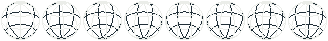
#> input picture packages/StudioSplash/Sources/StudioSplash/Sheets/globe.png, 328 x 41 px
$ python generate.py
#> lines starting #> are read from the running program, lines starting #| are printed output that depends on the picture
# /// script
# requires-python = ">=3.12"
# dependencies = ["pillow==12.0.0"]
# ///
"""Build the studio splash sprite sheets and manifest from their design sources.

Run from anywhere: `uv run packages/StudioSplash/Design/generate.py`.
The globe comes from `globe.aseprite` (exported with the Aseprite CLI); the wordmark and the
loading bars are drawn here. Every sheet uses three colours on transparency, whole pixels only,
and the script refuses to write if a bar moves more than 1 px between frames.
"""

import json
import shutil
import subprocess
import sys
from pathlib import Path

from PIL import Image

DESIGN = Path(__file__).resolve().parent
OUT = DESIGN.parent / "Sources" / "StudioSplash" / "Sheets"
ASEPRITE = shutil.which("aseprite") or "/Applications/Aseprite.app/Contents/MacOS/aseprite"

WHITE = (235, 237, 233, 255)
SLATE = (32, 46, 55, 255)

# Wordmark: WORLD WIDE WEBB in a 5 px capital font, 1 px between letters, 3 px between words.
GLYPHS = {
    "W": ["#...#", "#...#", "#.#.#", "#.#.#", ".#.#."],
    "O": [".##.", "#..#", "#..#", "#..#", ".##."],
    "R": ["###.", "#..#", "###.", "#.#.", "#..#"],
    "L": ["#..", "#..", "#..", "#..", "###"],
    "D": ["###.", "#..#", "#..#", "#..#", "###."],
    "I": ["#", "#", "#", "#", "#"],
    "E": ["###", "#..", "##.", "#..", "###"],
    "B": ["###.", "#..#", "###.", "#..#", "###."],
}

# Bars share one 2 s loop at 50 fps with the wordmark wave, so a fill and its letter hops stay
# in step. The bar is as wide as the wordmark: a 1 px outline around 63 x 3 px inside.
FPS, FRAMES = 50, 100
BAR_W, BAR_H = 65, 5
INSIDE = BAR_W - 2
GROW_FRAMES, HOLD_FRAMES = 80, 10  # fills grow for 1.6 s, stay full for 0.2 s, then clear


def wordmark():
    letters, x = [], 0
    for word in ("WORLD", "WIDE", "WEBB"):
        for ch in word:
            width = len(GLYPHS[ch][0])
            letters.append((ch, x, x + width - 1))
            x += width + 1
        x += 2
    image = Image.new("RGBA", (x - 3, 5))
    for ch, x0, _ in letters:
        for y, row in enumerate(GLYPHS[ch]):
            for i, cell in enumerate(row):
                if cell == "#":
                    image.putpixel((x0 + i, y), WHITE)
    return image, [[x0, x1] for _, x0, x1 in letters]


def stripes(x, r, k):
    return (x - r - k) % 4 < 2


def thin_chevron(x, r, k):
    return (x - (1 - abs(r - 1)) - k) % 4 == 0


def bold_chevron(x, r, k):
    return (x - (1 - abs(r - 1)) - k) % 6 < 2


def scroll(frame, speed):
    return frame * speed // FPS


def fill_length(frame, width):
    if frame >= GROW_FRAMES + HOLD_FRAMES:
        return 0
    return min(width, frame * width // GROW_FRAMES + 1)


def draw_inside(image, frame, pattern, speed, columns):
    k = scroll(frame, speed)
    for x in columns:
        for r in range(3):
            if pattern(x, r, k):
                image.putpixel((1 + x, 1 + r), WHITE)


def bar_variants(letters):
    """Each variant returns (image, leading x or None) for a frame; None means the wave runs on its own."""

    def scrolling(pattern, speed):
        def draw(image, frame):
            draw_inside(image, frame, pattern, speed, range(INSIDE))
            return None

        return draw

    def filling(pattern, edge=False):
        def draw(image, frame):
            n = fill_length(frame, INSIDE)
            draw_inside(image, frame, pattern, 24, range(n))
            growing = 0 < n < INSIDE
            if edge and growing:
                for r in range(3):
                    image.putpixel((n, 1 + r), WHITE)
            return n if growing else None

        return draw

    def line_fill(image, frame):
        n = fill_length(frame, INSIDE - 2)
        for x in range(n):
            image.putpixel((2 + x, 2), WHITE)
        return 1 + n if 0 < n < INSIDE - 2 else None

    def dashes(image, frame):
        k = scroll(frame, 25)
        for x in range(INSIDE - 2):
            if (x - k) % 5 < 3:
                image.putpixel((2 + x, 2), WHITE)
        return None

    # One chevron per letter: 13 chevrons, 3 px wide with 2 px between, fill the inside exactly.
    def chevron_steps(image, frame):
        if frame >= GROW_FRAMES + HOLD_FRAMES:
            return ("letter", None)
        shown = min(len(letters), frame * len(letters) // GROW_FRAMES + 1)
        for i in range(shown):
            for x in range(3):
                for r in range(3):
                    if x - (1 - abs(r - 1)) in (0, 1):
                        image.putpixel((1 + 5 * i + x, 1 + r), WHITE)
        return ("letter", shown - 1 if frame < GROW_FRAMES else None)

    return [
        ("thin-chevrons", "Thin chevrons scrolling right", scrolling(thin_chevron, 24)),
        ("bold-chevrons", "Bold chevrons scrolling right", scrolling(bold_chevron, 24)),
        ("chevron-fill", "Bold chevrons fill to the end, then clear", filling(bold_chevron)),
        ("chevron-fill-edge", "Chevron fill with a solid leading edge", filling(bold_chevron, edge=True)),
        ("chevron-steps", "One chevron appears per letter", chevron_steps),
        ("stripe-fill", "Diagonal stripes fill to the end, then clear", filling(stripes)),
        ("line-fill", "A 1 px line fills to the end, then clears", line_fill),
        ("dashes", "Dashes march right along a 1 px line", dashes),
    ]


def free_wave(frame, count):
    """The wordmark wave when no fill drives it: one letter after another, each up for 120 ms."""
    for i in range(count):
        start = round(i * FPS / 8)
        if start <= frame < start + 6:
            return i
    return -1


def letter_at(x, letters):
    # Bar and wordmark share their left edge, so bar x is wordmark x.
    return next((i for i, (a, b) in enumerate(letters) if a <= x <= b), -1)


def lit(image):
    return {(x, y) for y in range(image.height) for x in range(image.width) if image.getpixel((x, y))[3]}


def inside_columns(image):
    """Lit inside pixels as (column, row), outline excluded."""
    return {(x - 1, y - 1) for x, y in lit(image) if 0 < x < BAR_W - 1 and 0 < y < BAR_H - 1}


def check_bar(name, frames, stepped, gaps=False):
    for frame, image in enumerate(frames):
        if not {image.getpixel(p) for p in lit(image)} <= {WHITE, SLATE}:
            sys.exit(f"{name} frame {frame}: off-palette pixels")
    if stepped:
        return
    for frame in range(FRAMES):
        a, b = inside_columns(frames[frame]), inside_columns(frames[(frame + 1) % FRAMES])
        if not b or b <= a:
            continue  # unchanged, cleared or shrinking back to the start
        front_a = max((x for x, _ in a), default=-1)
        front_b = max(x for x, _ in b)
        # A gappy pattern (chevron-fill) shows its front jumping over the gaps it reveals.
        if not gaps and front_b > front_a + 1 and front_a >= 0 and front_b < INSIDE - 1:
            sys.exit(f"{name} frame {frame}: the fill grows more than 1 px")
        # Everything else must be the previous frame moved by at most 1 px; only the column a
        # pattern scrolls in from and the new front may hold pixels that were not there before.
        start_b = min(x for x, _ in b)
        new = {(x, r) for x, r in b if x not in (start_b, front_b) and not (gaps and x > front_a)}
        if not any(new <= {(x + s, r) for x, r in a} for s in (0, 1)):
            sys.exit(f"{name} frame {frame}: moves more than 1 px")


def main():
    OUT.mkdir(parents=True, exist_ok=True)
    subprocess.run(
        [
            ASEPRITE,
            "-b",
            str(DESIGN / "globe.aseprite"),
            "--sheet",
            str(OUT / "globe.png"),
            "--sheet-type",
            "horizontal",
        ],
        check=True,
        capture_output=True,
    )
#> (this line was passed over: subprocess is not available in this run)
    globe = Image.open(OUT / "globe.png")
#> globe is the input picture: PIL image 328x41 RGBA; mean R, G, B, A 47.9, 49.6, 49.6, 72.1
    if globe.size != (41 * 8, 41):
        sys.exit(f"globe sheet is {globe.size}, expected 328x41")

    word, letters = wordmark()
    word.save(OUT / "wordmark.png")

    variants = bar_variants(letters)
    sheet = Image.new("RGBA", (BAR_W * FRAMES, BAR_H * len(variants)))
#> sheet: PIL image 6500x40 RGBA; every value is 0
    manifest_bars = []
    for row, (name, description, draw) in enumerate(variants):
        frames, hops = [], []
        for frame in range(FRAMES):
            image = Image.new("RGBA", (BAR_W, BAR_H))
            for x in range(BAR_W):
                image.putpixel((x, 0), WHITE)
                image.putpixel((x, BAR_H - 1), WHITE)
            for y in range(BAR_H):
                image.putpixel((0, y), WHITE)
                image.putpixel((BAR_W - 1, y), WHITE)
            lead = draw(image, frame)
            if isinstance(lead, tuple):
                hops.append(-1 if lead[1] is None else lead[1])
            elif lead is None:
                hops.append(free_wave(frame, len(letters)) if frame_is_free(name) else -1)
            else:
                hops.append(letter_at(lead, letters))
            frames.append(image)
            sheet.paste(image, (frame * BAR_W, row * BAR_H))
        check_bar(name, frames, stepped=name == "chevron-steps", gaps=name == "chevron-fill")
        manifest_bars.append({"id": name, "description": description, "row": row, "hops": hops})
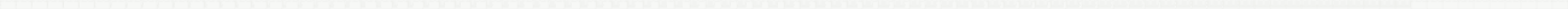
#> sheet: PIL image 6500x40 RGBA (shown at 1/5 size); mean R, G, B, A 128.2, 129.3, 127.2, 139.2; transparent parts drawn white
#> after the loop, manifest_bars = 8 items
    sheet.save(OUT / "bars.png")

    # Layout in splash pixels. The globe sheet has an empty row above and below the circle, so
    # it sits at y = -1 to put the visible globe on row 0; 4 px gaps separate the three parts.
    manifest = {
        "version": 1,
        "palette": {"white": "#EBEDE9", "slate": "#202E37"},
        "layout": {
            "width": 65,
            "height": 57,
            "globe": {"x": 12, "y": -1},
            "wordmark": {"x": 0, "y": 43},
            "bar": {"x": 0, "y": 52},
        },
        "globe": {"image": "globe.png", "frameWidth": 41, "frameHeight": 41, "frames": 8, "fps": 8},
        "wordmark": {"image": "wordmark.png", "width": word.width, "height": 5, "hop": 1, "letters": letters},
        "bars": {
            "image": "bars.png",
            "frameWidth": BAR_W,
            "frameHeight": BAR_H,
            "frames": FRAMES,
            "fps": FPS,
            "variants": manifest_bars,
        },
    }
    (OUT / "splash.json").write_text(json.dumps(manifest, indent=2) + "\n")
    print(f"wrote {OUT}: globe 8 frames, wordmark {word.width}x5, {len(variants)} bars x {FRAMES} frames")


def frame_is_free(name):
    return name in {"thin-chevrons", "bold-chevrons", "dashes"}


if __name__ == "__main__":
    main()
